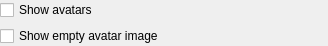
<?xml version="1.0" encoding="UTF-8"?>
<ui version="4.0">
 <class>RosterOptionsWidgetClass</class>
 <widget class="QWidget" name="RosterOptionsWidgetClass">
  <property name="geometry">
   <rect>
    <x>0</x>
    <y>0</y>
    <width>328</width>
    <height>44</height>
   </rect>
  </property>
  <layout class="QVBoxLayout" name="verticalLayout">
   <property name="margin">
    <number>0</number>
   </property>
   <item>
    <widget class="QCheckBox" name="chbShowAvatars">
     <property name="text">
      <string>Show avatars</string>
     </property>
    </widget>
   </item>
   <item>
    <widget class="QCheckBox" name="chbShowEmptyAvatar">
     <property name="text">
      <string>Show empty avatar image</string>
     </property>
    </widget>
   </item>
  </layout>
 </widget>
 <layoutdefault spacing="6" margin="11"/>
 <resources/>
 <connections/>
</ui>
